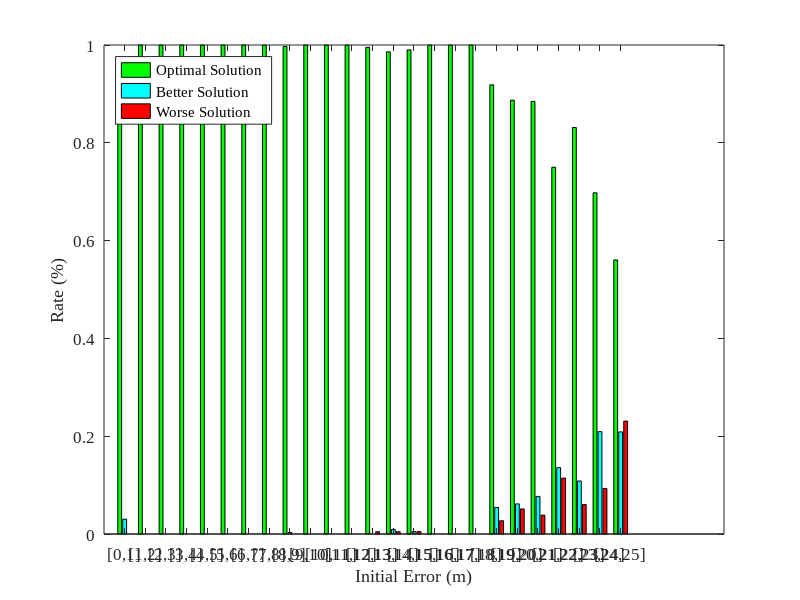

MATLAB code to generate this figure: (Note: this script raises an error after producing the figure.)
load results
sum = succ_sum + fail_sum + bett_sum;
succ_rate = succ_sum./sum;
fail_rate = fail_sum./sum;
bett_rate = bett_sum./sum;
Y=[succ_rate',bett_rate',fail_rate'];
X=1:length(succ_rate);
h=bar(X,Y);
set(h(1),'FaceColor',[0,1,0])
set(h(2),'FaceColor',[0,1,1])
set(h(3),'FaceColor',[1,0,0])
ylim([0,1]);
ylabel('Rate (%)');
xlabel('Initial Error (m)');
legend('Optimal Solution','Better Solution','Worse Solution', 'FontSize',8,'FontName','Times New Roman', 'Location', 'northwest');
set(gca,'xtick',1:25);
set(gca,'XTickLabel',{'[0,1]','[1,2]','[2,3]','[3,4]','[4,5]','[5,6]','[6,7]','[7,8]','[8,9]','[9,10]','[10,11]','[11,12]','[12,13]','[13,14]','[14,15]','[15,16]','[16,17]','[17,18]','[18,19]','[19,20]','[20,21]','[21,22]','[22,23]','[23,24]','[24,25]'},'FontSize',12,'FontName','Times New Roman'); 
Y_1=roundn(Y,-2);
for i = 1:length(X)
    text(X(i)-0.25,Y_1(i,1),num2str(Y_1(i,1)),'HorizontalAlignment','center','VerticalAlignment','bottom','FontSize',8,'FontName','Times New Roman');
    text(X(i),Y_1(i,2),num2str(Y_1(i,2)),'HorizontalAlignment','center','VerticalAlignment','bottom','FontSize',8,'FontName','Times New Roman');
    text(X(i)+0.25,Y_1(i,3),num2str(Y_1(i,3)),'HorizontalAlignment','center','VerticalAlignment','bottom','FontSize',8,'FontName','Times New Roman');
end
set(gcf,'PaperType','a2');
saveas(gcf,sprintf('results.pdf'),'pdf'); 
